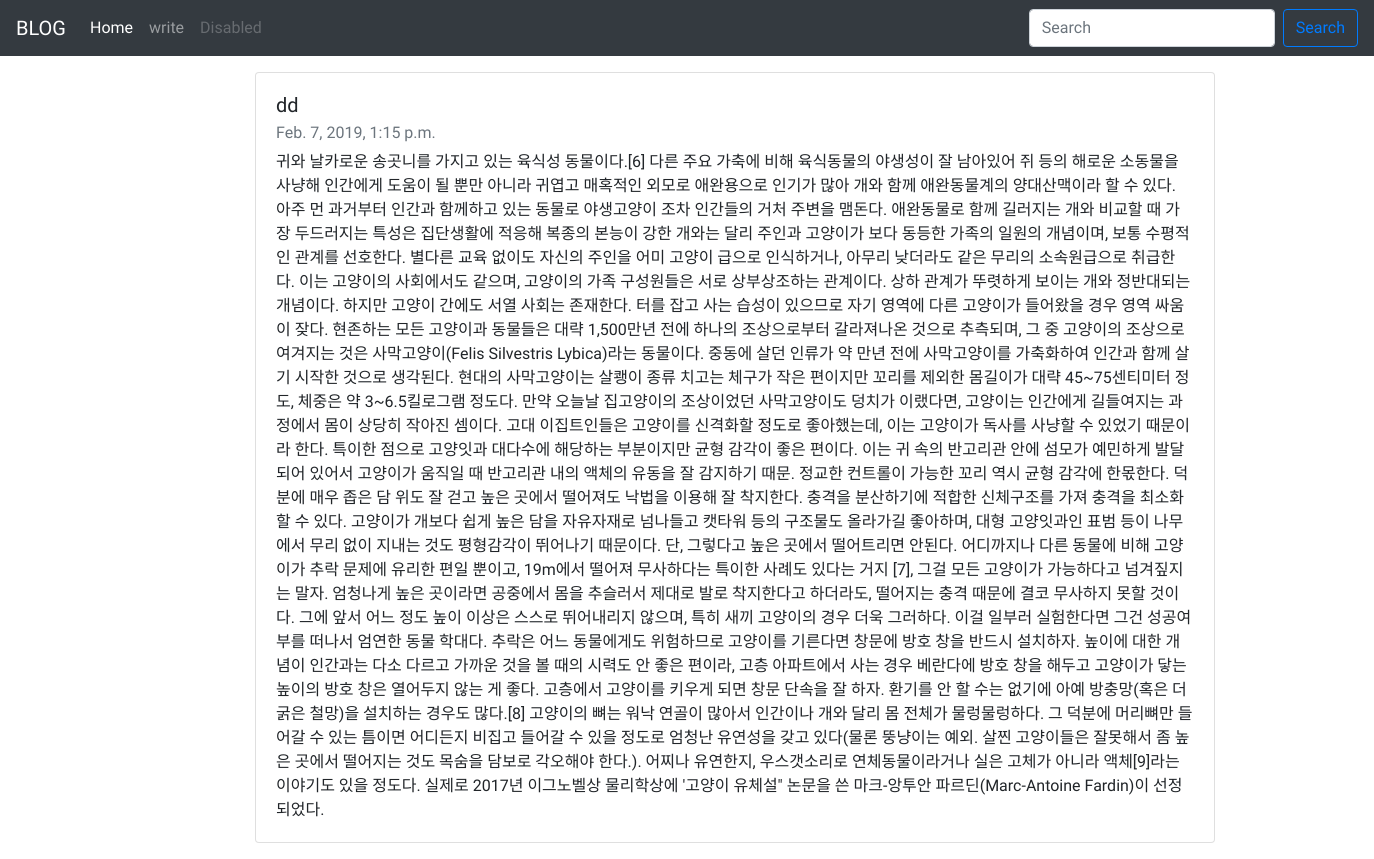
Page /blog/3 on the committed database.
### blogapp/models.py (models this page shows, shortened)
class Blog(models.Model):
    title=models.CharField(max_length=200)
    pub_date=models.DateTimeField('date pulished')
    body=models.TextField()

### blogapp/views.py (the view)
# urls.py: path('blog/<int:blog_id>',blogapp.views.detail,name="detail"),
def detail(request,blog_id):
    details=get_object_or_404(Blog,pk=blog_id)
    return render(request,"detail.html",{'details':details})

### blogapp/templates/detail.html (shortened to what this page needs)
{% extends "home.html" %}
{% load static %}
{% block content %}
<div class="container">
        <div class="card" style="width: 60rem; margin: 1rem">
            <div class="card-body">
                <h5 class="card-title">{{details.title}}</h5>
                <h6 class="card-subtitle mb-2 text-muted">{{details.pub_date}}</h6>
                <p class="card-text">{{details.body}}</p>
            </div>
        </div>
    </div>
{% endblock %}

### blogapp/templates/home.html (shortened to what this page needs)
{% load static %}
<!doctype html>
<html lang="en">
    <head>
        <link
            rel="stylesheet"
            href="https://maxcdn.bootstrapcdn.com/bootstrap/4.0.0/css/bootstrap.min.css"
>
            <link rel="stylesheet" type="text/css" href="{%static 'blogapp/custom.css'%}" />
        <nav class="navbar navbar-expand-lg navbar-dark bg-dark">
            <a class="navbar-brand" href="#">BLOG</a>
            <div class="collapse navbar-collapse" id="navbarSupportedContent">
                <ul class="navbar-nav mr-auto">
                    <li class="nav-item active">
                        <a class="nav-link" href="{% url 'home'%}">Home
                            <span class="sr-only">(current)</span></a>
                    </li>
                    <li class="nav-item">
                        <a class="nav-link" href="{% url 'new'%}">write</a>
                    </li>
                    <li class="nav-item">
                        <a class="nav-link disabled" href="#">Disabled</a>
                    </li>
                </ul>
                <form class="form-inline my-2 my-lg-0">
                    <input
                        class="form-control mr-sm-2"
                        type="search"
                        placeholder="Search"
                        aria-label="Search">
                    <button class="btn btn-outline-primary my-2 my-sm-0" type="submit">Search</button>
                </form>
            </div>
        </nav>
        {% block content %}{% endblock %}
        </body>
    </html>

### blogapp/static/blogapp/custom.css (style rules this page uses)
nav { font-family: 'Do Hyeon', sans-serif; }
.container { margin-left:14rem; font-family: 'Do Hyeon', sans-serif; }
.btn-outline-primary { float: right; }

### rows in the picture
Blog: title "dd", pub_date "Feb. 7, 2019, 1:15 p.m.", body "귀와 날카로운 송곳니를 가지고 있는 육식성 동물이다.[6] 다른 주요 가축에 비해 육식동물의 야생성이 잘 남아있어 쥐 등의 해로운 소동물을 사냥해 인간에게 도움이 될 뿐만 아니라 귀엽고 매혹적인 외모로 애완용으로 인기가 많아 개와 함께 애완동물계의 양대산맥이라 할 수 있다. 아주 먼 과거부터 인간과 함께하고 있는 동물로 야생고양이 조차 인간들의 거처 주변을 맴돈다. 애완동물로 함께 길러지는 개와 비교할 때 가장 두드러지는 특성은 집단생활에 적응해 복종의 본능이 강한 개와는 달리 주인과 고양이가 보다 동등한 가족의 일원의 개념이며, 보통 수평적인 관계를 선호한다. 별다른 교육 없이도 자신의 주인을 어미 고양이 급으로 인식하거나, 아무리 낮더라도 같은 무리의 소속원급으로 취급한다. 이는 고양이의 사회에서도 같으며, 고양이의 가족 구성원들은 서로 상부상조하는 관계이다. 상하 관계가 뚜렷하게 보이는 개와 정반대되는 개념이다. 하지만 고양이 간에도 서열 사회는 존재한다. 터를 잡고 사는 습성이 있으므로 자기 영역에 다른 고양이가 들어왔을 경우 영역 싸움이 잦다. 현존하는 모든 고양이과 동물들은 대략 1,500만년 전에 하나의 조상으로부터 갈라져나온 것으로 추측되며, 그 중 고양이의 조상으로 여겨지는 것은 사막고양이(Felis Silvestris Lybica)라는 동물이다. 중동에 살던 인류가 약 만년 전에 사막고양이를 가축화하여 인간과 함께…"
